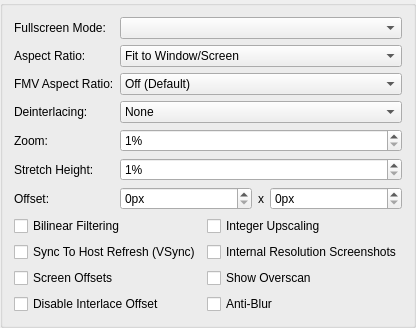
     <widget class="QGroupBox" name="gameDisplayTab">
      <attribute name="title">
       <string>Display</string>
      </attribute>
      <layout class="QFormLayout" name="formLayout_7">
       <item row="0" column="0">
        <widget class="QLabel" name="label_28">
         <property name="text">
          <string>Fullscreen Mode:</string>
         </property>
        </widget>
       </item>
       <item row="0" column="1">
        <widget class="QComboBox" name="fullscreenModes"/>
       </item>
       <item row="1" column="0">
        <widget class="QLabel" name="label_27">
         <property name="text">
          <string>Aspect Ratio:</string>
         </property>
        </widget>
       </item>
       <item row="1" column="1">
        <widget class="QComboBox" name="aspectRatio">
         <item>
          <property name="text">
           <string>Fit to Window/Screen</string>
          </property>
         </item>
         <item>
          <property name="text">
           <string>Auto Standard (4:3/3:2 Progressive)</string>
          </property>
         </item>
         <item>
          <property name="text">
           <string>Standard (4:3)</string>
          </property>
         </item>
         <item>
          <property name="text">
           <string>Widescreen (16:9)</string>
          </property>
         </item>
        </widget>
       </item>
       <item row="2" column="0">
        <widget class="QLabel" name="label_22">
         <property name="text">
          <string>FMV Aspect Ratio:</string>
         </property>
        </widget>
       </item>
       <item row="2" column="1">
        <widget class="QComboBox" name="fmvAspectRatio">
         <item>
          <property name="text">
           <string>Off (Default)</string>
          </property>
         </item>
         <item>
          <property name="text">
           <string>Auto Standard (4:3/3:2 Progressive)</string>
          </property>
         </item>
         <item>
          <property name="text">
           <string>Standard (4:3)</string>
          </property>
         </item>
         <item>
          <property name="text">
           <string>Widescreen (16:9)</string>
          </property>
         </item>
        </widget>
       </item>
       <item row="3" column="0">
        <widget class="QLabel" name="label_23">
         <property name="text">
          <string>Deinterlacing:</string>
         </property>
        </widget>
       </item>
       <item row="3" column="1">
        <widget class="QComboBox" name="interlacing">
         <item>
          <property name="text">
           <string>None</string>
          </property>
         </item>
         <item>
          <property name="text">
           <string>Weave (Top Field First, Sawtooth)</string>
          </property>
         </item>
         <item>
          <property name="text">
           <string>Weave (Bottom Field First, Sawtooth)</string>
          </property>
         </item>
         <item>
          <property name="text">
           <string>Bob (Top Field First)</string>
          </property>
         </item>
         <item>
          <property name="text">
           <string>Bob (Bottom Field First)</string>
          </property>
         </item>
         <item>
          <property name="text">
           <string>Blend (Top Field First, Half FPS)</string>
          </property>
         </item>
         <item>
          <property name="text">
           <string>Blend (Bottom Field First, Half FPS)</string>
          </property>
         </item>
         <item>
          <property name="text">
           <string>Automatic (Default)</string>
          </property>
         </item>
        </widget>
       </item>
       <item row="4" column="0">
        <widget class="QLabel" name="label_21">
         <property name="text">
          <string>Zoom:</string>
         </property>
        </widget>
       </item>
       <item row="4" column="1">
        <widget class="QSpinBox" name="zoom">
         <property name="suffix">
          <string>%</string>
         </property>
         <property name="minimum">
          <number>1</number>
         </property>
         <property name="maximum">
          <number>300</number>
         </property>
        </widget>
       </item>
       <item row="5" column="0">
        <widget class="QLabel" name="label_24">
         <property name="text">
          <string>Stretch Height:</string>
         </property>
        </widget>
       </item>
       <item row="5" column="1">
        <widget class="QSpinBox" name="stretchY">
         <property name="suffix">
          <string>%</string>
         </property>
         <property name="minimum">
          <number>1</number>
         </property>
         <property name="maximum">
          <number>300</number>
         </property>
        </widget>
       </item>
       <item row="6" column="0">
        <widget class="QLabel" name="label_26">
         <property name="text">
          <string>Offset:</string>
         </property>
        </widget>
       </item>
       <item row="6" column="1">
        <layout class="QHBoxLayout" name="horizontalLayout_3" stretch="1,0,1">
         <item>
          <widget class="QSpinBox" name="offsetX">
           <property name="suffix">
            <string>px</string>
           </property>
           <property name="maximum">
            <number>1000</number>
           </property>
          </widget>
         </item>
         <item>
          <widget class="QLabel" name="label_25">
           <property name="text">
            <string>x</string>
           </property>
          </widget>
         </item>
         <item>
          <widget class="QSpinBox" name="offsetY">
           <property name="suffix">
            <string>px</string>
           </property>
           <property name="maximum">
            <number>1000</number>
           </property>
          </widget>
         </item>
        </layout>
       </item>
       <item row="7" column="0" colspan="2">
        <layout class="QGridLayout" name="gridLayout_5">
         <item row="1" column="0">
          <widget class="QCheckBox" name="vsync">
           <property name="text">
            <string>Sync To Host Refresh (VSync)</string>
           </property>
          </widget>
         </item>
         <item row="0" column="0">
          <widget class="QCheckBox" name="bilinearFiltering">
           <property name="text">
            <string>Bilinear Filtering</string>
           </property>
          </widget>
         </item>
         <item row="1" column="1">
          <widget class="QCheckBox" name="internalResolutionScreenshots">
           <property name="text">
            <string>Internal Resolution Screenshots</string>
           </property>
          </widget>
         </item>
         <item row="0" column="1">
          <widget class="QCheckBox" name="integerScaling">
           <property name="text">
            <string>Integer Upscaling</string>
           </property>
          </widget>
         </item>
         <item row="2" column="1">
          <widget class="QCheckBox" name="PCRTCOverscan">
           <property name="text">
            <string>Show Overscan</string>
           </property>
          </widget>
         </item>
         <item row="2" column="0">
          <widget class="QCheckBox" name="PCRTCOffsets">
           <property name="text">
            <string>Screen Offsets</string>
           </property>
          </widget>
         </item>
         <item row="4" column="0">
          <widget class="QCheckBox" name="DisableInterlaceOffset">
           <property name="toolTip">
            <string>Disables interlacing offset which may reduce blurring in some situations.</string>
           </property>
           <property name="text">
            <string>Disable Interlace Offset</string>
           </property>
          </widget>
         </item>
         <item row="4" column="1">
          <widget class="QCheckBox" name="PCRTCAntiBlur">
           <property name="toolTip">
            <string>Enables internal Anti-Blur hacks.  Less accurate to PS2 rendering but will make a lot of games look less blurry.</string>
           </property>
           <property name="text">
            <string>Anti-Blur</string>
           </property>
           <property name="shortcut">
            <string>Ctrl+S</string>
           </property>
          </widget>
         </item>
        </layout>
       </item>
      </layout>
     </widget>
